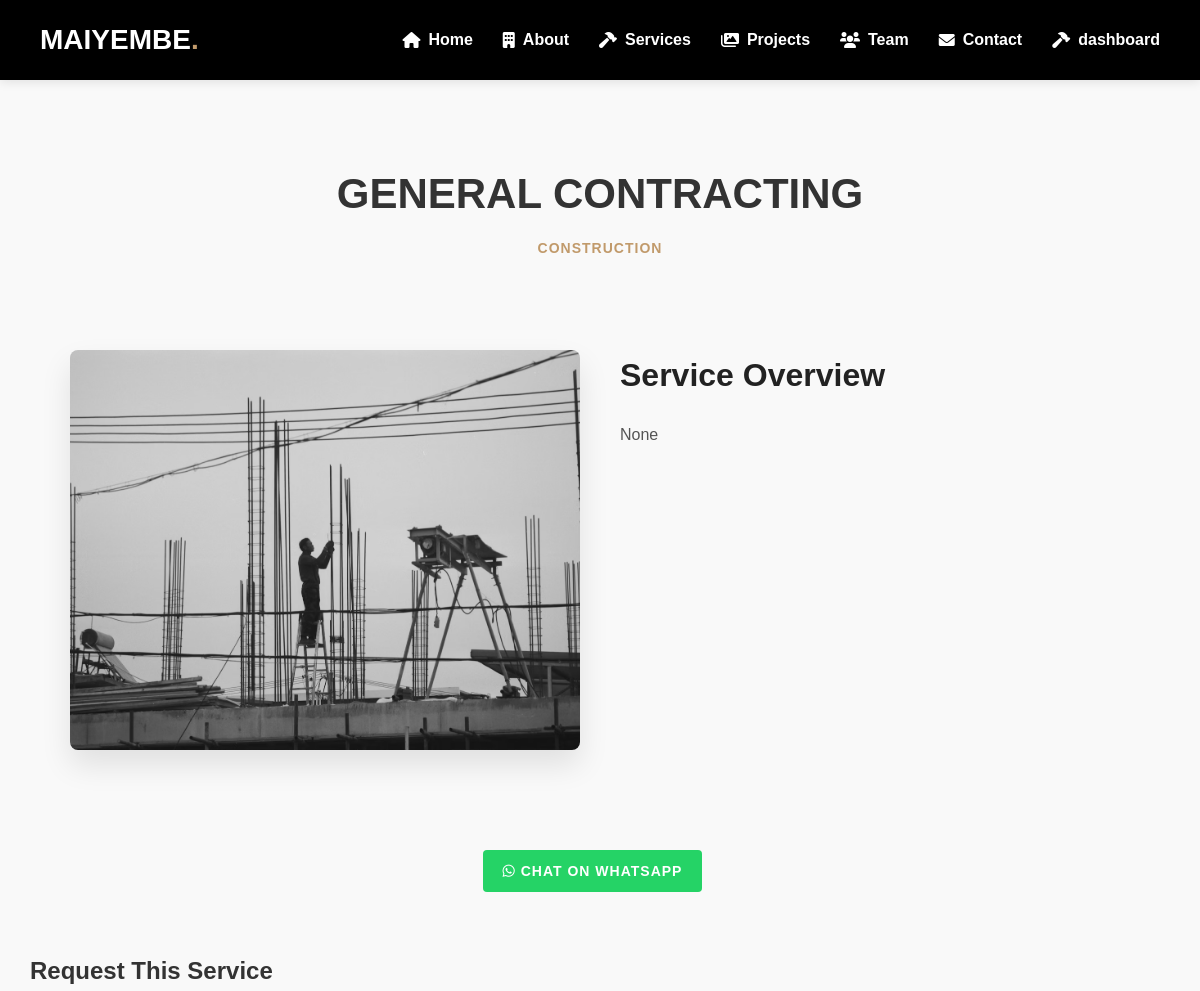
The app's page /services/general-contracting/ (upper part), older data.
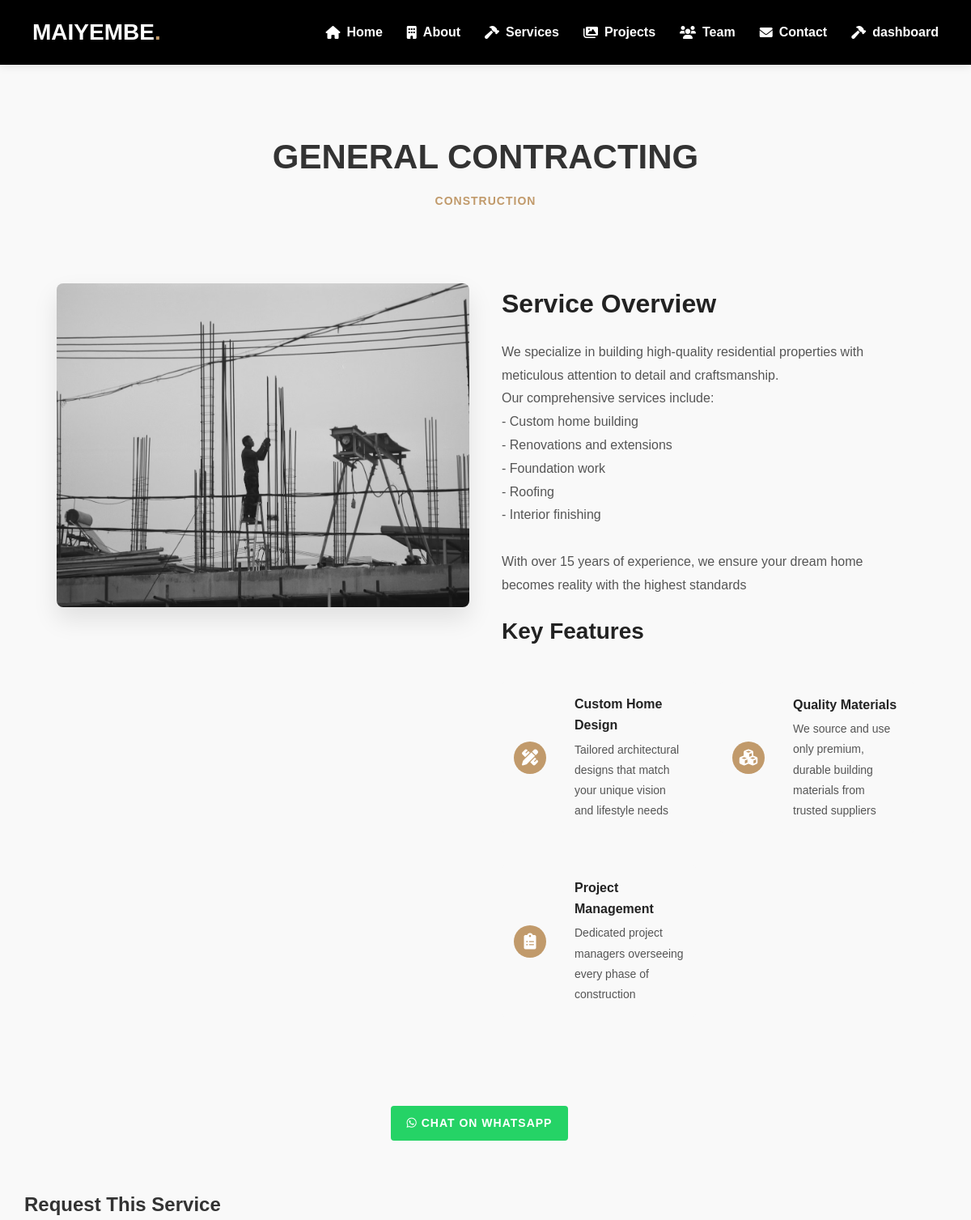
The same page, newer data.
### core/models.py (models this page shows, shortened)
class Service(models.Model):
    title = models.CharField(max_length=100)
    slug = models.SlugField(unique=True, blank=True)
    short_description = models.TextField(help_text="Brief description for cards and listings", null=True, blank=True)
    full_description = models.TextField(help_text="Detailed description for service page", null=True, blank=True)
    image = models.ImageField(upload_to='services/')
    SERVICE_CATEGORIES = [
        ('design', 'Design & Planning'),
        ('construction', 'Construction'),
        ('electrical', 'Electrical'),
        ('plumbing', 'Plumbing'),
        ('management', 'Property Management'),
        ('other', 'Other Services'),
    ]
    category = models.CharField(
        max_length=50,
        choices=SERVICE_CATEGORIES,
        default='construction'
    )
    icon = models.CharField(
        max_length=50,
        help_text="Font Awesome icon class (e.g. 'fas fa-home')",
        blank=True
    )
    is_featured = models.BooleanField(default=False)
    display_order = models.PositiveIntegerField(default=0)
    created_at = models.DateTimeField(auto_now_add=True)
    updated_at = models.DateTimeField(auto_now=True)
    is_active = models.BooleanField(default=True)
    created_by = models.ForeignKey(
        settings.AUTH_USER_MODEL,
        on_delete=models.SET_NULL,
        null=True,
        related_name='services_created'
    )
    last_updated_by = models.ForeignKey(
        settings.AUTH_USER_MODEL,
        on_delete=models.SET_NULL,
        null=True,
        related_name='services_updated'
    )
    created_at = models.DateTimeField(auto_now_add=True)
    updated_at = models.DateTimeField(auto_now=True)
    class Meta:
        ordering = ['display_order']

class ServiceFeature(models.Model):
    service = models.ForeignKey(
        Service,
        related_name='features',
        on_delete=models.CASCADE
    )
    title = models.CharField(max_length=200)
    description = models.TextField(blank=True)
    icon = models.CharField(
        max_length=50,
        blank=True,
        help_text="Font Awesome icon class (e.g. 'fas fa-check')"
    )

### core/views.py (the view)
# urls.py: path('services/<slug:slug>/', ServiceDetailView.as_view(), name='service_detail'),
class ServiceDetailView(DetailView):
    model = Service
    template_name = 'services/service_detail.html'
    context_object_name = 'service'
    slug_field = 'slug'
    slug_url_kwarg = 'slug'
    def get_context_data(self, **kwargs):
        context = super().get_context_data(**kwargs)
        context['service_request_form'] = ServiceRequestForm(
            initial={'service': self.object.id}
        )
        return context

### templates/services/service_detail.html (shortened to what this page needs)
{% extends 'base.html' %}
{% load static %}
{% block content %}
<section class="service-detail">
    <div class="container">
        <div class="service-header">
            <h1>{{ service.title|upper }}</h1>
            <p class="service-category">{{ service.get_category_display }}</p>
        </div>
        <div class="service-content">
            <div class="service-image">
                <img src="{{ service.image.url }}" alt="{{ service.title }}">
            </div>
            <div class="service-description">
                <h2>Service Overview</h2>
                {{ service.full_description|linebreaks }}
                {% if service.features.all %}
                <h3>Key Features</h3>
                <div class="features-grid">
                    {% for feature in service.features.all %}
                    <div class="feature-item">
                        <div class="feature-icon">
                            <i class="{{ feature.icon|default:'fas fa-check' }}"></i>
                        </div>
                        <div class="feature-content">
                            <h4>{{ feature.title }}</h4>
                            {% if feature.description %}
                            <p>{{ feature.description }}</p>
                            {% endif %}
                        </div>
                    </div>
                    {% endfor %}
                </div>
                {% endif %}
            </div>
        </div>
        <div class="service-cta">
            <a href="https://wa.me/260779838119?text=I'm%20interested%20in%20your%20{{ service.title|urlencode }}%20service.%20Please%20contact%20me%20with%20more%20information."
               class="btn btn-whatsapp"
               target="_blank">
               <i class="fab fa-whatsapp"></i> CHAT ON WHATSAPP
            </a>
        </div>
        <div class="service-request-form">
            <h2>Request This Service</h2>
        </div>
    </div>
</section>
{% endblock %}

Row changes from the older to the newer data that the page shows:
changed Service "GENERAL CONTRACTING": full_description "None" → "We specialize in building high-quality residential properties with meticulous attention to detail and craftsmanship. Our comprehensive services include: - Custom home building - Renovations and extensions - Foundation work - Roofing - Interior finishing With over 15 years of experience, we ensure your dream home becomes reality with the highest standards"
added ServiceFeature: title "Custom Home Design", description "Tailored architectural designs that match your unique vision and lifestyle needs"
added ServiceFeature: title "Quality Materials", description "We source and use only premium, durable building materials from trusted suppliers"
added ServiceFeature: title "Project Management", description "Dedicated project managers overseeing every phase of construction"
Text that changed along with them:
text now shown: "Key Features"
